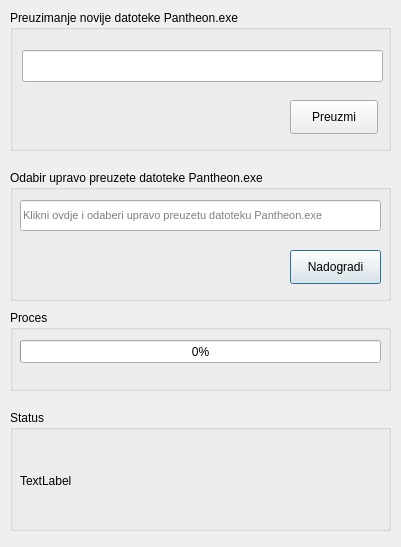
<?xml version="1.0" encoding="UTF-8"?>
<ui version="4.0">
 <class>Dialog</class>
 <widget class="QDialog" name="Dialog">
  <property name="geometry">
   <rect>
    <x>0</x>
    <y>0</y>
    <width>401</width>
    <height>547</height>
   </rect>
  </property>
  <property name="minimumSize">
   <size>
    <width>401</width>
    <height>384</height>
   </size>
  </property>
  <property name="windowTitle">
   <string>Dialog</string>
  </property>
  <widget class="QGroupBox" name="groupBox">
   <property name="geometry">
    <rect>
     <x>10</x>
     <y>170</y>
     <width>381</width>
     <height>131</height>
    </rect>
   </property>
   <property name="title">
    <string>Odabir upravo preuzete datoteke Pantheon.exe</string>
   </property>
   <widget class="QLineEdit" name="lineEdit">
    <property name="geometry">
     <rect>
      <x>10</x>
      <y>30</y>
      <width>361</width>
      <height>31</height>
     </rect>
    </property>
    <property name="font">
     <font>
      <pointsize>8</pointsize>
     </font>
    </property>
    <property name="placeholderText">
     <string>Klikni ovdje i odaberi upravo preuzetu datoteku Pantheon.exe</string>
    </property>
   </widget>
   <widget class="QPushButton" name="pushButton">
    <property name="geometry">
     <rect>
      <x>280</x>
      <y>80</y>
      <width>91</width>
      <height>34</height>
     </rect>
    </property>
    <property name="text">
     <string>Nadogradi</string>
    </property>
   </widget>
  </widget>
  <widget class="QGroupBox" name="groupBox_2">
   <property name="geometry">
    <rect>
     <x>10</x>
     <y>410</y>
     <width>381</width>
     <height>121</height>
    </rect>
   </property>
   <property name="title">
    <string>Status</string>
   </property>
   <widget class="QLabel" name="label_3">
    <property name="geometry">
     <rect>
      <x>10</x>
      <y>30</y>
      <width>371</width>
      <height>81</height>
     </rect>
    </property>
    <property name="text">
     <string>TextLabel</string>
    </property>
   </widget>
  </widget>
  <widget class="QGroupBox" name="groupBox_3">
   <property name="geometry">
    <rect>
     <x>10</x>
     <y>10</y>
     <width>381</width>
     <height>141</height>
    </rect>
   </property>
   <property name="title">
    <string>Preuzimanje novije datoteke Pantheon.exe</string>
   </property>
   <widget class="QLineEdit" name="lineEdit_2">
    <property name="geometry">
     <rect>
      <x>12</x>
      <y>40</y>
      <width>361</width>
      <height>32</height>
     </rect>
    </property>
   </widget>
   <widget class="QPushButton" name="pushButton_2">
    <property name="geometry">
     <rect>
      <x>280</x>
      <y>90</y>
      <width>88</width>
      <height>34</height>
     </rect>
    </property>
    <property name="text">
     <string>Preuzmi</string>
    </property>
   </widget>
  </widget>
  <widget class="QGroupBox" name="groupBox_4">
   <property name="geometry">
    <rect>
     <x>10</x>
     <y>310</y>
     <width>381</width>
     <height>81</height>
    </rect>
   </property>
   <property name="title">
    <string>Proces</string>
   </property>
   <widget class="QProgressBar" name="progressBar">
    <property name="geometry">
     <rect>
      <x>10</x>
      <y>30</y>
      <width>361</width>
      <height>23</height>
     </rect>
    </property>
    <property name="value">
     <number>0</number>
    </property>
   </widget>
  </widget>
 </widget>
 <tabstops>
  <tabstop>lineEdit</tabstop>
  <tabstop>pushButton</tabstop>
 </tabstops>
 <resources/>
 <connections/>
</ui>
